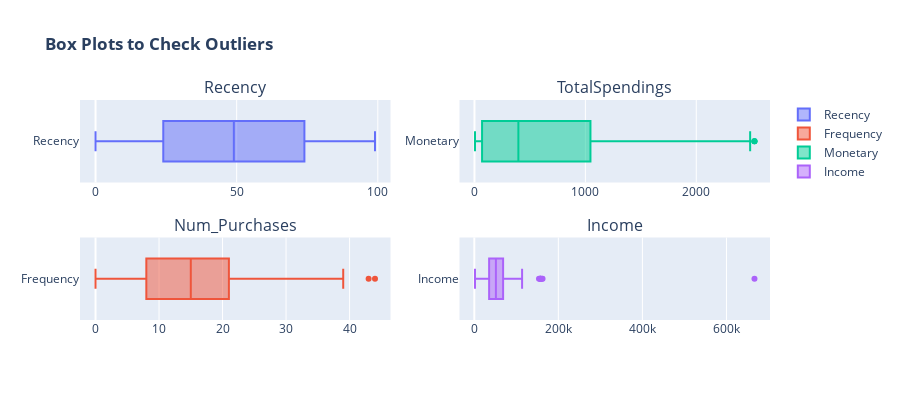

This figure's notebook cell:
### Markdown cell above
### RFM Analysis
* RFM - Recency, Frequency and Monetary, Let's look at these columns for outliers.

### Code cell
import plotly.express as px
import plotly.graph_objects as graph_objects
from plotly.subplots import make_subplots

ax = make_subplots(rows=2,cols=2,subplot_titles=('Recency','TotalSpendings','Num_Purchases','Income'))
ax.add_trace(graph_objects.Box(x=updated_data['Recency'],name='Recency'),row=1,col=1)
ax.add_trace(graph_objects.Box(x=updated_data['Num_Purchases'],name='Frequency'),row=2,col=1)
ax.add_trace(graph_objects.Box(x=updated_data['TotalSpendings'],name='Monetary'),row=1,col=2)
ax.add_trace(graph_objects.Box(x=updated_data['Income'],name='Income'),row=2,col=2)

ax.update_layout(height=400, width=900, title_text='<b>Box Plots to Check Outliers</b>', font_size=12)

### Figure 1 — Plotly figure (JSON) as saved in the notebook; plotly's stock layout.template omitted (floating-point values rounded to 4 significant figures; data arrays with more than 128 entries replaced by an {"elided": "..."} marker saying what was removed)
{"data": [{"name": "Recency", "type": "box", "x": {"elided": "2240 int values"}, "xaxis": "x", "yaxis": "y"}, {"name": "Frequency", "type": "box", "x": {"elided": "2240 int values"}, "xaxis": "x3", "yaxis": "y3"}, {"name": "Monetary", "type": "box", "x": {"elided": "2240 int values"}, "xaxis": "x2", "yaxis": "y2"}, {"name": "Income", "type": "box", "x": {"elided": "2240 int values"}, "xaxis": "x4", "yaxis": "y4"}], "layout": {"annotations": [{"font": {"size": 16}, "showarrow": false, "text": "Recency", "x": 0.225, "xanchor": "center", "xref": "paper", "y": 1, "yanchor": "bottom", "yref": "paper"}, {"font": {"size": 16}, "showarrow": false, "text": "TotalSpendings", "x": 0.775, "xanchor": "center", "xref": "paper", "y": 1, "yanchor": "bottom", "yref": "paper"}, {"font": {"size": 16}, "showarrow": false, "text": "Num_Purchases", "x": 0.225, "xanchor": "center", "xref": "paper", "y": 0.375, "yanchor": "bottom", "yref": "paper"}, {"font": {"size": 16}, "showarrow": false, "text": "Income", "x": 0.775, "xanchor": "center", "xref": "paper", "y": 0.375, "yanchor": "bottom", "yref": "paper"}], "font": {"size": 12}, "height": 400, "title": {"text": "<b>Box Plots to Check Outliers</b>"}, "width": 900, "xaxis": {"anchor": "y", "domain": [0, 0.45]}, "xaxis2": {"anchor": "y2", "domain": [0.55, 1]}, "xaxis3": {"anchor": "y3", "domain": [0, 0.45]}, "xaxis4": {"anchor": "y4", "domain": [0.55, 1]}, "yaxis": {"anchor": "x", "domain": [0.625, 1]}, "yaxis2": {"anchor": "x2", "domain": [0.625, 1]}, "yaxis3": {"anchor": "x3", "domain": [0, 0.375]}, "yaxis4": {"anchor": "x4", "domain": [0, 0.375]}}}
